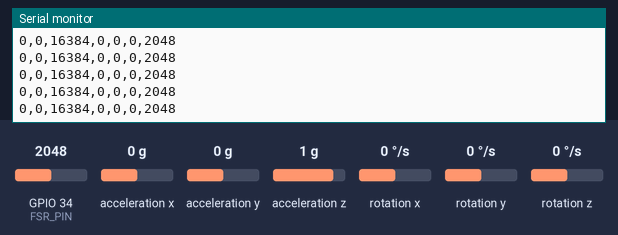
A program run on a simulated ESP32. Shown: the last lines printed to the serial monitor. Inputs (shaded band) come from the test bench; at power-on: acceleration x 0 g, GPIO 34 (FSR_PIN) = 2048, acceleration y 0 g, acceleration z 1 g, rotation x 0 °/s, rotation y 0 °/s, rotation z 0 °/s.

Above: at 2.2 s.
2.3 s: acceleration x set to -1.4 g
At 2.36 s:
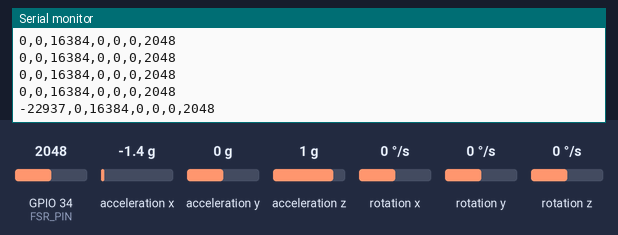
3.8 s: GPIO 34 (FSR_PIN) set to 2866
At 3.81 s:
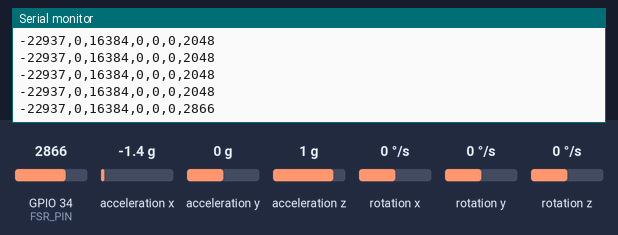
5.3 s: acceleration y set to -1.4 g
At 5.37 s:
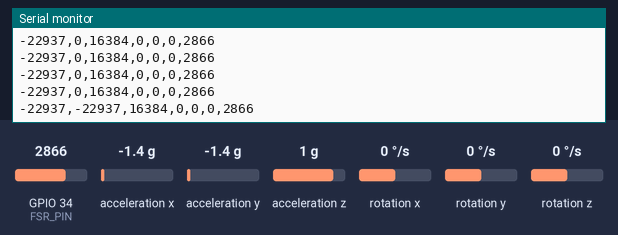
6.8 s: acceleration z set to -1.4 g
At 6.83 s:
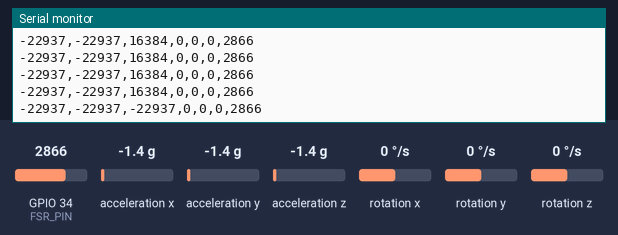
8.3 s: GPIO 34 (FSR_PIN) set to 3972
At 8.38 s:
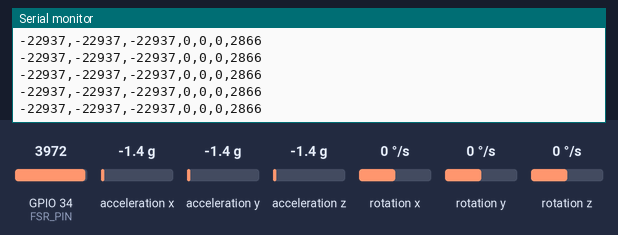
9.8 s: rotation x set to -192 °/s
At 9.84 s:
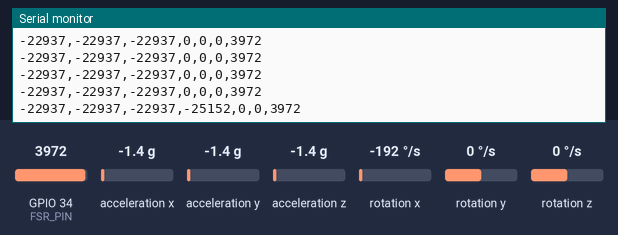

Measured:
- after the input at 2.3 s, the serial monitor: prints a new line after 0.05 s (image 1)
- after the input at 3.8 s, the serial monitor: prints a new line at once (image 2)
- after the input at 5.3 s, the serial monitor: prints a new line after 0.07 s (image 3)
- after the input at 6.8 s, the serial monitor: prints a new line at once (image 4)
- after the input at 9.8 s, the serial monitor: prints a new line at once (image 6)

The program:

main.cpp
```cpp
#include <Arduino.h>
#include <Wire.h>
#include <MPU6050.h>

MPU6050 mpu;

#define FSR_PIN 34

int16_t ax, ay, az;
int16_t gx, gy, gz;

void setup() {

    Serial.begin(115200);
    delay(1000);

    Serial.println("MPU6050 + FSR Test Starting...");

    Wire.begin(21,22);
    Wire.setClock(100000);

    mpu.initialize();
    mpu.setSleepEnabled(false);

    if (mpu.testConnection()) {
        Serial.println("MPU6050 connected successfully!");
    } else {
        Serial.println("ERROR: MPU6050 connection failed");
    }
}

void loop() {

    // Read MPU6050
    mpu.getMotion6(&ax, &ay, &az, &gx, &gy, &gz);

    // Read FSR
    int fsrValue = analogRead(FSR_PIN);

    // Print CSV format (best for ML dataset)
    Serial.print(ax); Serial.print(",");
    Serial.print(ay); Serial.print(",");
    Serial.print(az); Serial.print(",");
    Serial.print(gx); Serial.print(",");
    Serial.print(gy); Serial.print(",");
    Serial.print(gz); Serial.print(",");
    Serial.println(fsrValue);

    delay(100);
}
```
